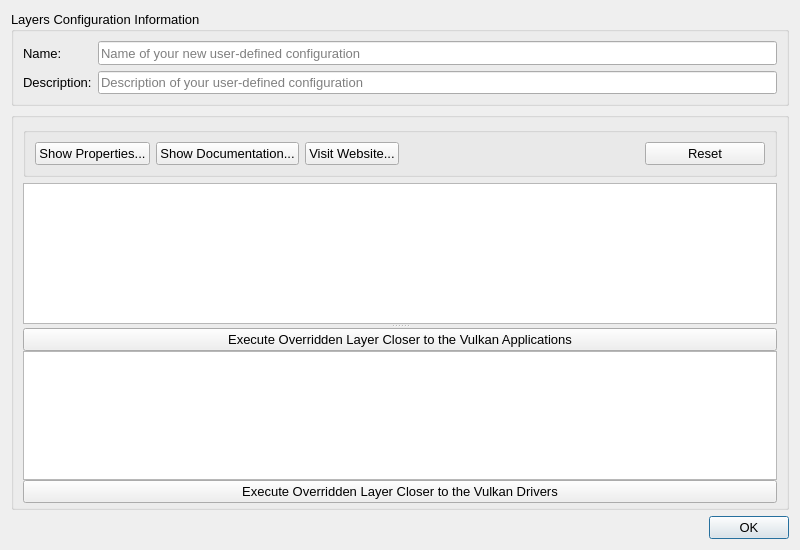
<?xml version="1.0" encoding="UTF-8"?>
<ui version="4.0">
 <class>dialog_layers</class>
 <widget class="QDialog" name="dialog_layers">
  <property name="geometry">
   <rect>
    <x>0</x>
    <y>0</y>
    <width>800</width>
    <height>550</height>
   </rect>
  </property>
  <property name="minimumSize">
   <size>
    <width>800</width>
    <height>550</height>
   </size>
  </property>
  <property name="maximumSize">
   <size>
    <width>10000</width>
    <height>10000</height>
   </size>
  </property>
  <property name="baseSize">
   <size>
    <width>800</width>
    <height>600</height>
   </size>
  </property>
  <property name="font">
   <font>
    <family>Arial</family>
    <pointsize>10</pointsize>
   </font>
  </property>
  <property name="windowTitle">
   <string>Edit Vulkan Layers</string>
  </property>
  <layout class="QGridLayout" name="gridLayout_2">
   <item row="2" column="1" colspan="2">
    <widget class="QDialogButtonBox" name="buttonBox">
     <property name="orientation">
      <enum>Qt::Horizontal</enum>
     </property>
     <property name="standardButtons">
      <set>QDialogButtonBox::Ok</set>
     </property>
    </widget>
   </item>
   <item row="0" column="0" colspan="3">
    <widget class="QGroupBox" name="groupBox">
     <property name="sizePolicy">
      <sizepolicy hsizetype="Preferred" vsizetype="Preferred">
       <horstretch>0</horstretch>
       <verstretch>0</verstretch>
      </sizepolicy>
     </property>
     <property name="minimumSize">
      <size>
       <width>250</width>
       <height>88</height>
      </size>
     </property>
     <property name="maximumSize">
      <size>
       <width>16777215</width>
       <height>1000</height>
      </size>
     </property>
     <property name="sizeIncrement">
      <size>
       <width>0</width>
       <height>1</height>
      </size>
     </property>
     <property name="title">
      <string>Layers Configuration Information</string>
     </property>
     <layout class="QGridLayout" name="gridLayout_4">
      <item row="0" column="0">
       <widget class="QLabel" name="label">
        <property name="text">
         <string>Name:</string>
        </property>
       </widget>
      </item>
      <item row="1" column="0">
       <widget class="QLabel" name="label_2">
        <property name="text">
         <string>Description:</string>
        </property>
       </widget>
      </item>
      <item row="1" column="1">
       <widget class="QLineEdit" name="lineEditDescription">
        <property name="placeholderText">
         <string>Description of your user-defined configuration</string>
        </property>
       </widget>
      </item>
      <item row="0" column="1">
       <widget class="QLineEdit" name="lineEditName">
        <property name="minimumSize">
         <size>
          <width>0</width>
          <height>24</height>
         </size>
        </property>
        <property name="text">
         <string/>
        </property>
        <property name="placeholderText">
         <string>Name of your new user-defined configuration</string>
        </property>
       </widget>
      </item>
     </layout>
    </widget>
   </item>
   <item row="1" column="0" colspan="3">
    <widget class="QGroupBox" name="groupBox_3">
     <property name="sizePolicy">
      <sizepolicy hsizetype="Preferred" vsizetype="Preferred">
       <horstretch>0</horstretch>
       <verstretch>2</verstretch>
      </sizepolicy>
     </property>
     <property name="minimumSize">
      <size>
       <width>0</width>
       <height>240</height>
      </size>
     </property>
     <property name="sizeIncrement">
      <size>
       <width>0</width>
       <height>3</height>
      </size>
     </property>
     <property name="baseSize">
      <size>
       <width>0</width>
       <height>240</height>
      </size>
     </property>
     <property name="title">
      <string/>
     </property>
     <layout class="QGridLayout" name="gridLayout">
      <item row="1" column="0">
       <widget class="QGroupBox" name="gridGroupBox">
        <layout class="QGridLayout" name="gridLayout_3">
         <item row="0" column="2">
          <widget class="QPushButton" name="button_website">
           <property name="text">
            <string>Visit Website...</string>
           </property>
          </widget>
         </item>
         <item row="0" column="0">
          <widget class="QPushButton" name="button_properties">
           <property name="text">
            <string>Show Properties...</string>
           </property>
          </widget>
         </item>
         <item row="0" column="5">
          <widget class="QPushButton" name="button_reset">
           <property name="minimumSize">
            <size>
             <width>120</width>
             <height>0</height>
            </size>
           </property>
           <property name="maximumSize">
            <size>
             <width>1000</width>
             <height>16777215</height>
            </size>
           </property>
           <property name="text">
            <string>Reset</string>
           </property>
          </widget>
         </item>
         <item row="0" column="1">
          <widget class="QPushButton" name="button_doc">
           <property name="text">
            <string>Show Documentation...</string>
           </property>
          </widget>
         </item>
         <item row="0" column="4">
          <spacer name="horizontalSpacer">
           <property name="orientation">
            <enum>Qt::Horizontal</enum>
           </property>
           <property name="sizeHint" stdset="0">
            <size>
             <width>40</width>
             <height>20</height>
            </size>
           </property>
          </spacer>
         </item>
        </layout>
       </widget>
      </item>
      <item row="2" column="0">
       <widget class="QSplitter" name="splitter">
        <property name="sizePolicy">
         <sizepolicy hsizetype="Preferred" vsizetype="Expanding">
          <horstretch>0</horstretch>
          <verstretch>1</verstretch>
         </sizepolicy>
        </property>
        <property name="minimumSize">
         <size>
          <width>0</width>
          <height>320</height>
         </size>
        </property>
        <property name="baseSize">
         <size>
          <width>0</width>
          <height>320</height>
         </size>
        </property>
        <property name="frameShadow">
         <enum>QFrame::Plain</enum>
        </property>
        <property name="lineWidth">
         <number>1</number>
        </property>
        <property name="orientation">
         <enum>Qt::Vertical</enum>
        </property>
        <property name="childrenCollapsible">
         <bool>false</bool>
        </property>
        <widget class="QTreeWidget" name="layerTree">
         <property name="sizePolicy">
          <sizepolicy hsizetype="Expanding" vsizetype="Preferred">
           <horstretch>0</horstretch>
           <verstretch>0</verstretch>
          </sizepolicy>
         </property>
         <property name="font">
          <font>
           <family>Arial</family>
           <pointsize>10</pointsize>
          </font>
         </property>
         <property name="frameShape">
          <enum>QFrame::StyledPanel</enum>
         </property>
         <property name="frameShadow">
          <enum>QFrame::Sunken</enum>
         </property>
         <property name="showDropIndicator" stdset="0">
          <bool>false</bool>
         </property>
         <property name="dragEnabled">
          <bool>false</bool>
         </property>
         <property name="dragDropMode">
          <enum>QAbstractItemView::NoDragDrop</enum>
         </property>
         <property name="defaultDropAction">
          <enum>Qt::IgnoreAction</enum>
         </property>
         <property name="alternatingRowColors">
          <bool>false</bool>
         </property>
         <property name="headerHidden">
          <bool>true</bool>
         </property>
         <attribute name="headerMinimumSectionSize">
          <number>50</number>
         </attribute>
         <column>
          <property name="text">
           <string notr="true">1</string>
          </property>
         </column>
        </widget>
        <widget class="QWidget" name="widgetContainer" native="true">
         <layout class="QVBoxLayout" name="verticalLayout">
          <property name="spacing">
           <number>0</number>
          </property>
          <property name="leftMargin">
           <number>0</number>
          </property>
          <property name="topMargin">
           <number>0</number>
          </property>
          <property name="rightMargin">
           <number>0</number>
          </property>
          <property name="bottomMargin">
           <number>0</number>
          </property>
          <item>
           <widget class="QPushButton" name="pushButtonUp">
            <property name="text">
             <string>Execute Overridden Layer Closer to the Vulkan Applications</string>
            </property>
           </widget>
          </item>
          <item>
           <widget class="QTreeWidget" name="layerTreeSorted">
            <property name="minimumSize">
             <size>
              <width>0</width>
              <height>60</height>
             </size>
            </property>
            <property name="baseSize">
             <size>
              <width>0</width>
              <height>40</height>
             </size>
            </property>
            <property name="font">
             <font>
              <family>Arial</family>
              <pointsize>10</pointsize>
             </font>
            </property>
            <property name="toolTip">
             <string>Overridden layers ordering requires multiple layers</string>
            </property>
            <attribute name="headerVisible">
             <bool>false</bool>
            </attribute>
            <column>
             <property name="text">
              <string notr="true">1</string>
             </property>
            </column>
           </widget>
          </item>
          <item>
           <widget class="QPushButton" name="pushButtonDown">
            <property name="text">
             <string>Execute Overridden Layer Closer to the Vulkan Drivers</string>
            </property>
           </widget>
          </item>
         </layout>
        </widget>
       </widget>
      </item>
     </layout>
    </widget>
   </item>
  </layout>
 </widget>
 <tabstops>
  <tabstop>layerTree</tabstop>
 </tabstops>
 <resources/>
 <connections>
  <connection>
   <sender>buttonBox</sender>
   <signal>accepted()</signal>
   <receiver>dialog_layers</receiver>
   <slot>accept()</slot>
   <hints>
    <hint type="sourcelabel">
     <x>248</x>
     <y>254</y>
    </hint>
    <hint type="destinationlabel">
     <x>157</x>
     <y>274</y>
    </hint>
   </hints>
  </connection>
  <connection>
   <sender>buttonBox</sender>
   <signal>rejected()</signal>
   <receiver>dialog_layers</receiver>
   <slot>reject()</slot>
   <hints>
    <hint type="sourcelabel">
     <x>316</x>
     <y>260</y>
    </hint>
    <hint type="destinationlabel">
     <x>286</x>
     <y>274</y>
    </hint>
   </hints>
  </connection>
 </connections>
</ui>
